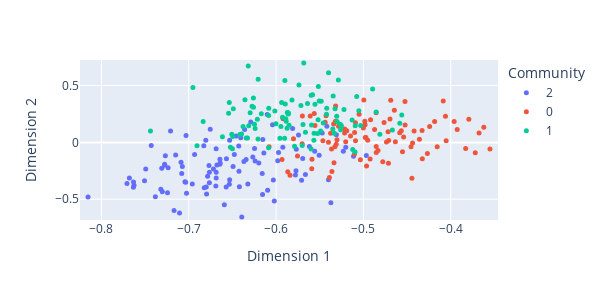

The notebook cell saved with this chart:
### Code cell
title="MMSBM with n=300 nodes embedded with UASE into d=3 dimensions"
T=1

yadf = pd.DataFrame(ya[:, 0:2])
yadf.columns = ["Dimension {}".format(i + 1) for i in range(yadf.shape[1])]
yadf["Time"] = np.repeat([t for t in range(T)], n)
yadf["Community"] = list(largest_prob) 
yadf["Community"] = yadf["Community"].astype(str)
pad_x = (max(ya[:, 0]) - min(ya[:, 0])) / 50
pad_y = (max(ya[:, 1]) - min(ya[:, 1])) / 50
fig = px.scatter(
    yadf,
    x="Dimension 1",
    y="Dimension 2",
    color="Community",
    animation_frame="Time",
    range_x=[min(ya[:, 0]) - pad_x, max(ya[:, 0]) + pad_x],
    range_y=[min(ya[:, 1]) - pad_y, max(ya[:, 1]) + pad_y])

# fig.update_layout(title=title, title_font_size=14)
fig.update_traces(marker=dict(size=5))  # Adjust the size as desired
fig.update_layout(
    width=600,  # Adjust width as desired
    height=300,  # Adjust height as desired
)

fig.write_image("MMSBM_n300_UASE_d3.png")

fig.show()
